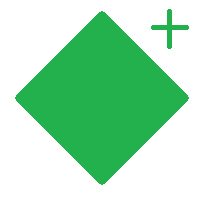
#> input picture hw2/green_diamond.png, 200 x 200 px
$ python hw2.py
#> lines starting #> are read from the running program, lines starting #| are printed output that depends on the picture; after the words box and inside, x2 and y2 are one past the last pixel; in counts of white or black regions, pixels touching at a corner belong together
import cv2
import numpy as np


# def sign_axis(img: np.ndarray, sign=None) -> np.ndarray:
#     if sign == "yield":
#         #calculate angles for yield signs
#     elif sign == "warning":
#         #calculate angles for warning


def main():
    img = cv2.imread('green_diamond.png')
#> img is the input picture: shape (200, 200, 3); mean B, G, R 183.4, 223.8, 166.6
    # [12 lines of commented-out code are left out]
    noisy_image = np.copy(img).astype(np.float64)
    # cv2.imshow('img', img)
    # cv2.imshow('noisy_img', noisy_image)
    # cv2.waitKey(0)
    mean = np.mean(img)
#> mean = 191.2
    sigma = 25
    gaussian = np.random.normal(mean, sigma, (img.shape[0],img.shape[1]))
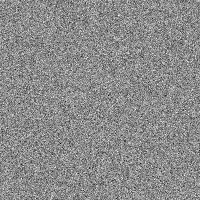
#> gaussian: shape (200, 200) float64; min 74.75, max 287, mean 191.2; drawn with min black and max white
    # print(gaussian)
    noisy_image[:, :, 0] = img[:, :, 0] + gaussian
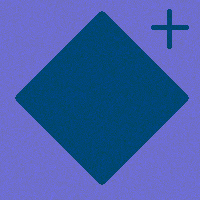
#> noisy_image: shape (200, 200, 3) float64; mean B, G, R 374.5, 223.8, 166.6; drawn with min black and max white
    noisy_image[:, :, 1] = img[:, :, 1] + gaussian
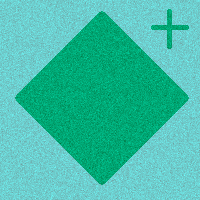
#> noisy_image: shape (200, 200, 3) float64; mean B, G, R 374.5, 414.9, 166.6; drawn with min black and max white
    noisy_image[:, :, 2] = img[:, :, 2] + gaussian
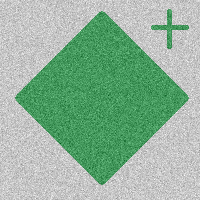
#> noisy_image: shape (200, 200, 3) float64; mean B, G, R 374.5, 414.9, 357.7; drawn with min black and max white
    noisy_image = cv2.normalize(noisy_image, None, 0, 255, cv2.NORM_MINMAX).astype(np.uint8)

    noisy_image = cv2.GaussianBlur(noisy_image, (0, 0), 1.5)
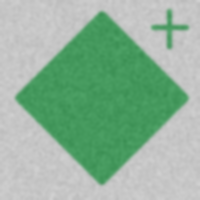
#> noisy_image: shape (200, 200, 3); mean B, G, R 155.9, 179.7, 146
    noisy_image = cv2.cvtColor(noisy_image, cv2.COLOR_BGR2HSV)
#> noisy_image: shape (200, 200, 3); mean H, S, V 31.8, 55.9, 179.7
    print(noisy_image[95:105, 95:105])
#> (printed output is left out)
    color_low = np.array([65, 100, 120])
    color_high = np.array([75, 150, 170])
    mask = cv2.inRange(noisy_image, color_low, color_high)
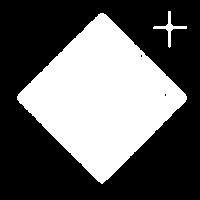
#> mask: shape (200, 200); 38.6% white; 2 white regions, box (x1, y1, x2, y2) and area: (17, 13, 187, 184) 15224, (153, 11, 187, 48) 213
    cv2.imshow('non-dilated mask', mask)

    element = cv2.getStructuringElement(cv2.MORPH_RECT, (2 * 3 + 1, 2 * 3 + 1),
                                       (3, 3))
    mask = cv2.dilate(mask, element)
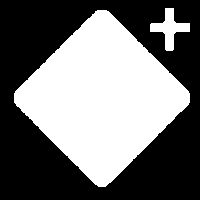
#> mask: shape (200, 200); 45% white; 2 white regions, box (x1, y1, x2, y2) and area: (14, 10, 190, 187) 17310, (150, 8, 190, 51) 675
    cv2.imshow('dilated mask', mask)
    cv2.waitKey(0)
    # [4 lines of commented-out code are left out]
    cv2.imshow('img', noisy_image)

    cv2.waitKey(0)


if __name__ == '__main__':
    main()
